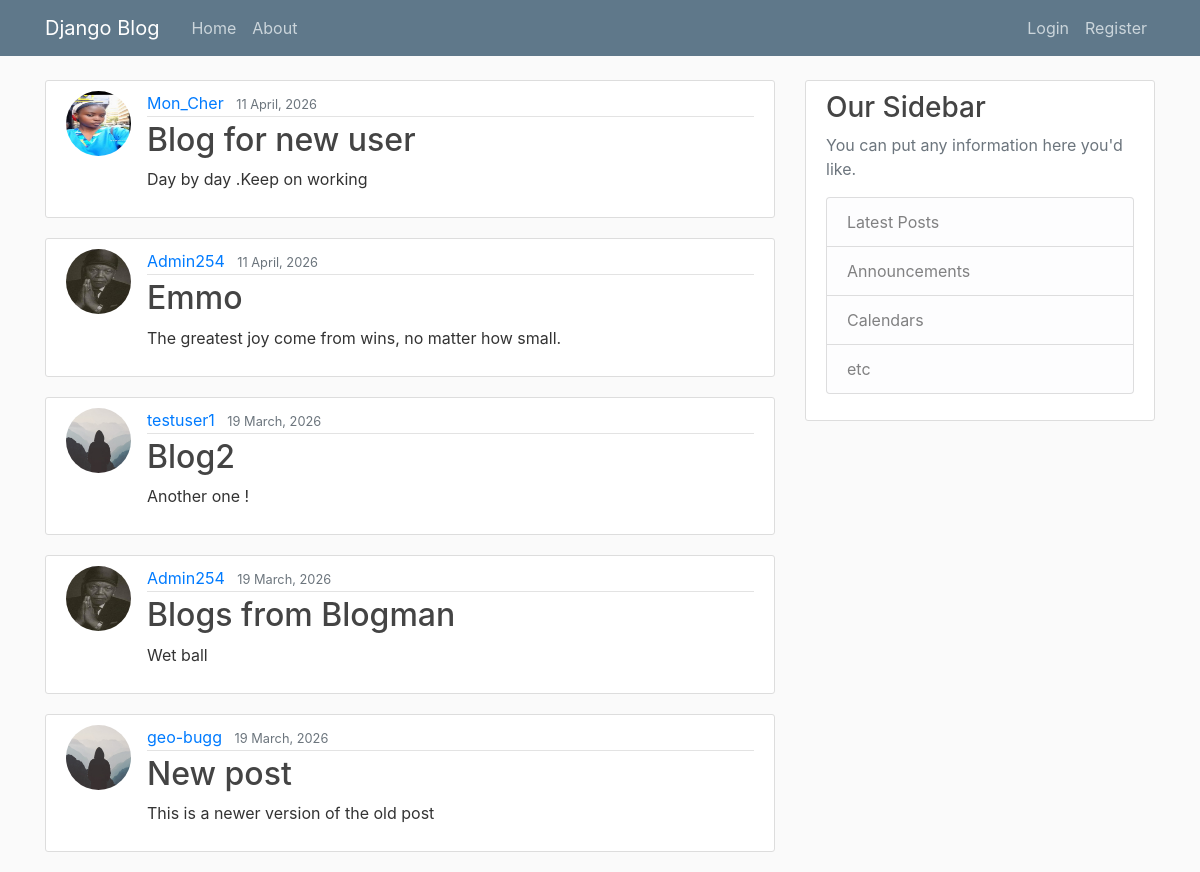
The app's page /, older data.
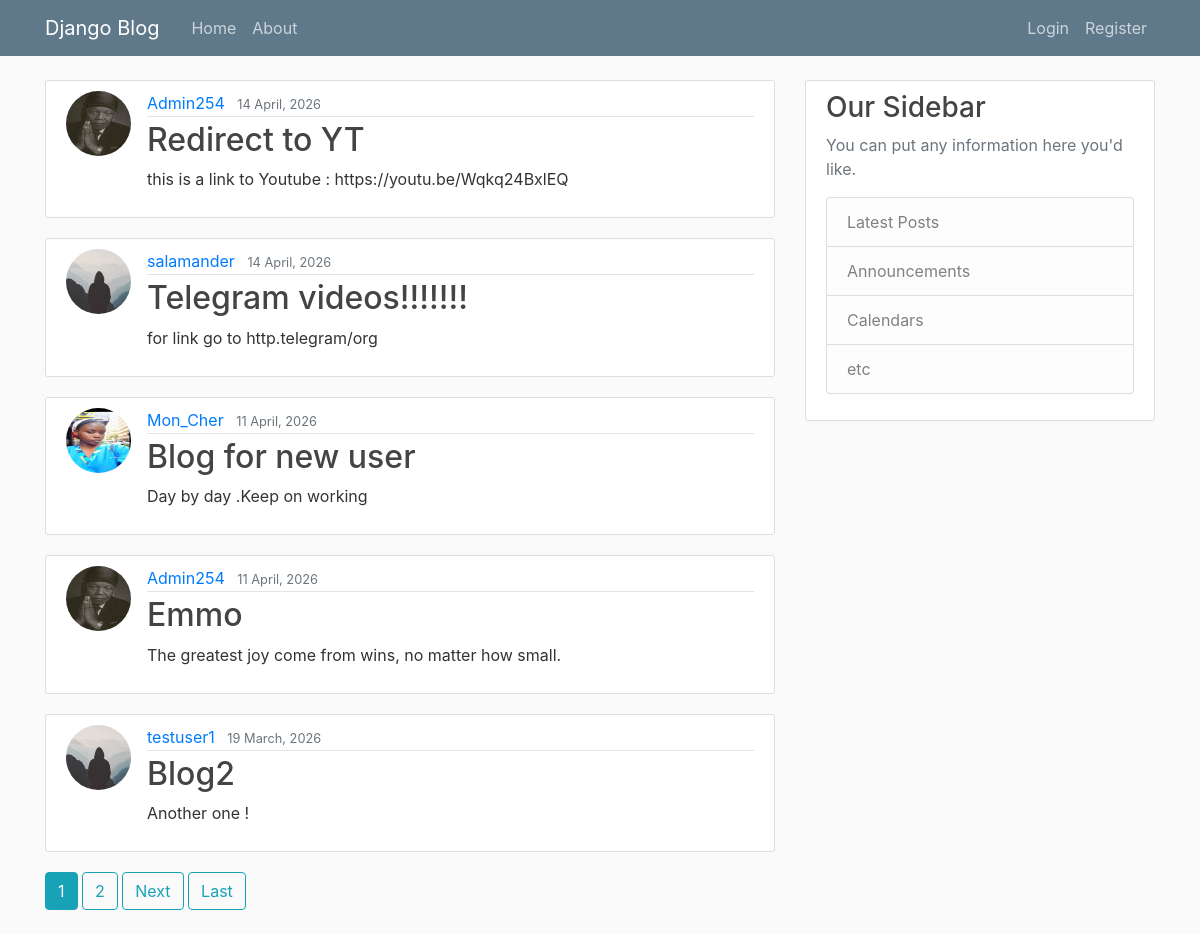
The same page, newer data.
### blog/models.py (models this page shows, shortened)
class Post(models.Model):
    title = models.CharField(max_length=100)
    content = models.TextField()
    date_posted = models.DateTimeField(default=timezone.now)
    author = models.ForeignKey(User, on_delete=models.CASCADE)

### users/models.py (models this page shows, shortened)
class Profile(models.Model):
    user = models.OneToOneField(User, on_delete=models.CASCADE)
    image = models.ImageField(default='default.jpg', upload_to='profile_pics')

### blog/views.py (the view)
# urls.py: path('', PostListView.as_view(), name='blog-home'),
class PostListView(ListView):
    model = Post
    template_name = 'blog/home.html'  # <app>/<model>_<viewtype>.html
    context_object_name = 'posts'
    ordering = ['-date_posted']
    paginate_by = 5

### blog/templates/blog/home.html (shortened to what this page needs)
{% extends "blog/base.html" %}
{%block content %}
    {% for post in posts %}
    <article class="media content-section">
      <img  class="rounded-circle article-img" src="{{post.author.profile.image.url}}" >
        <div class="media-body">
          <div class="article-metadata">
            <a class="mr-2" href="{% url 'user-posts' post.author.username %}">{{ post.author }}</a>
            <small class="text-muted">{{ post.date_posted|date:"d F, Y" }}</small>
          </div>
          <h2><a class="article-title" href="{% url 'post-detail' post.id %}">{{ post.title }}</a></h2>
          <p class="article-content">{{ post.content }}</p>
        </div>
      </article>
    {% endfor %}
    {% if is_paginated %}
      {% for num in page_obj.paginator.page_range %}
        {% if page_obj.number == num %}
          <a class="btn btn-info mb-4" href="?page={{ num }}">{{ num }}</a>
        {% elif num > page_obj.number|add:'-3' and num < page_obj.number|add:'3' %}
          <a class="btn btn-outline-info mb-4" href="?page={{ num }}">{{ num }}</a>
        {% endif %}
      {% endfor %}
      {% if page_obj.has_next %}
        <a class="btn btn-outline-info mb-4" href="?page={{ page_obj.next_page_number }}">Next</a>
        <a class="btn btn-outline-info mb-4" href="?page={{ page_obj.paginator.num_pages }}">Last</a>
      {% endif %}
    {% endif %}
{%endblock content%}

Row changes from the older to the newer data that the page shows:
no longer on this page (row unchanged): Post: author.profile.image (picture), author "Admin254", date_posted "19 March, 2026", title "Blogs from Blogman", content "Wet ball"
no longer on this page (row unchanged): Post: author.profile.image (placeholder picture), author "geo-bugg", date_posted "19 March, 2026", title "New post", content "This is a newer version of the old post"
added Post: author.profile.image (picture), author "Admin254", date_posted "14 April, 2026", title "Redirect to YT", content "this is a link to Youtube : https://youtu.be/Wqkq24BxlEQ"
added Post: author.profile.image (placeholder picture), author "salamander", date_posted "14 April, 2026", title "Telegram videos!!!!!!!", content "for link go to http.telegram/org"
Text that changed along with them:
new list line: "1"
new list line: "2"
text now shown: "Next Last"
